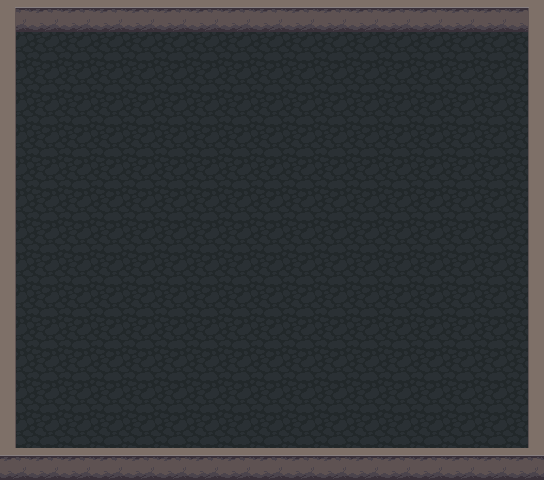

This is a level from a 2D game, rendered from its Tiled map with the project's own tilesets. A one-line summary and the map file follow, with tile-layer data summarised:
An orthogonal 17x15 tile map with 32x32 px tiles, 2 tile layers (Floor, Walls), 4 tilesets and 30 objects.

<map version="1.0" orientation="orthogonal" renderorder="right-down" width="17" height="15" tilewidth="32" tileheight="32">
 <properties>
  <property name="unity:scale" value="0.01" />
  <property name="unity:sortingLayerName" value="Background" />
 </properties>
 <tileset firstgid="1" name="Atlas1" tilewidth="32" tileheight="32">
  <image source="../Spritesheets/base_out_atlas.png" width="1024" height="1024" />
  <tile id="79">
   <objectgroup draworder="index" />
  </tile>
  <tile id="217">
   <objectgroup draworder="index">
    <object x="0" y="0" width="32" height="32" />
   </objectgroup>
  </tile>
  <tile id="218">
   <objectgroup draworder="index">
    <object x="0" y="0" width="32" height="32" />
   </objectgroup>
  </tile>
  <tile id="248">
   <objectgroup draworder="index">
    <object x="0" y="0" width="32" height="32" />
   </objectgroup>
  </tile>
  <tile id="249">
   <objectgroup draworder="index">
    <object x="0" y="0">
     <polygon points="0,0 16,0 16,24 32,24 32,32 0,32" />
    </object>
   </objectgroup>
  </tile>
  <tile id="250">
   <objectgroup draworder="index">
    <object x="0" y="16">
     <polygon points="0,0 16,0 16,-16 32,-16 32,16 0,16" />
    </object>
   </objectgroup>
  </tile>
  <tile id="268">
   <objectgroup draworder="index">
    <object x="0" y="0" width="32" height="32" />
   </objectgroup>
  </tile>
  <tile id="269">
   <objectgroup draworder="index">
    <object x="0" y="0" width="32" height="32" />
   </objectgroup>
  </tile>
  <tile id="270">
   <objectgroup draworder="index">
    <object x="0" y="0" width="32" height="32" />
   </objectgroup>
  </tile>
  <tile id="271">
   <objectgroup draworder="index">
    <object x="8" y="32">
     <polygon points="0,0 24,-24 24,0" />
    </object>
   </objectgroup>
  </tile>
  <tile id="272">
   <objectgroup draworder="index">
    <object x="0" y="16" width="32" height="16" />
   </objectgroup>
  </tile>
  <tile id="273">
   <objectgroup draworder="index">
    <object x="0" y="32">
     <polygon points="0,0 24,0 0,-24" />
    </object>
   </objectgroup>
  </tile>
  <tile id="280">
   <objectgroup draworder="index">
    <object x="16" y="0" width="16" height="32" />
   </objectgroup>
  </tile>
  <tile id="281">
   <objectgroup draworder="index">
    <object x="0" y="0" width="32" height="32" />
   </objectgroup>
  </tile>
  <tile id="282">
   <objectgroup draworder="index">
    <object x="0" y="0" width="16" height="32" />
   </objectgroup>
  </tile>
  <tile id="300">
   <objectgroup draworder="index">
    <object x="0" y="0" width="32" height="32" />
   </objectgroup>
  </tile>
  <tile id="302">
   <objectgroup draworder="index">
    <object x="0" y="0" width="32" height="32" />
   </objectgroup>
  </tile>
  <tile id="303">
   <objectgroup draworder="index">
    <object x="16" y="0" width="16" height="32" />
   </objectgroup>
  </tile>
  <tile id="305">
   <objectgroup draworder="index">
    <object x="0" y="0" width="16" height="32" />
   </objectgroup>
  </tile>
  <tile id="312">
   <objectgroup draworder="index">
    <object x="16" y="0" width="16" height="32" />
   </objectgroup>
  </tile>
  <tile id="313">
   <objectgroup draworder="index">
    <object x="0" y="0" width="32" height="32" />
   </objectgroup>
  </tile>
  <tile id="314">
   <objectgroup draworder="index">
    <object x="0" y="0" width="16" height="32" />
   </objectgroup>
  </tile>
  <tile id="332">
   <objectgroup draworder="index">
    <object x="0" y="0" width="32" height="32" />
   </objectgroup>
  </tile>
  <tile id="333">
   <objectgroup draworder="index">
    <object x="0" y="0" width="32" height="32" />
   </objectgroup>
  </tile>
  <tile id="334">
   <objectgroup draworder="index">
    <object x="0" y="0" width="32" height="32" />
   </objectgroup>
  </tile>
  <tile id="335">
   <objectgroup draworder="index">
    <object x="32" y="0">
     <polygon points="0,0 0,24 -24,0" />
    </object>
   </objectgroup>
  </tile>
  <tile id="336">
   <objectgroup draworder="index">
    <object x="0" y="0" width="32" height="16" />
   </objectgroup>
  </tile>
  <tile id="337">
   <objectgroup draworder="index">
    <object x="0" y="0">
     <polygon points="0,0 0,24 24,0" />
    </object>
   </objectgroup>
  </tile>
  <tile id="344">
   <objectgroup draworder="index">
    <object x="16" y="0" width="16" height="32" />
   </objectgroup>
  </tile>
  <tile id="345">
   <objectgroup draworder="index">
    <object x="0" y="0" width="32" height="32" />
   </objectgroup>
  </tile>
  <tile id="346">
   <objectgroup draworder="index">
    <object x="0" y="0" width="16" height="32" />
   </objectgroup>
  </tile>
  <tile id="993">
   <objectgroup draworder="index" />
  </tile>
 </tileset>
 <tileset firstgid="1025" name="Atlas2" tilewidth="32" tileheight="32">
  <image source="../Spritesheets/build_atlas.png" trans="ffffff" width="1024" height="1024" />
 </tileset>
 <tileset firstgid="2049" name="3" tilewidth="32" tileheight="32">
  <image source="../Spritesheets/obj_misk_atlas.png" trans="ffffff" width="1024" height="1024" />
 </tileset>
 <tileset firstgid="3073" name="4" tilewidth="32" tileheight="32">
  <image source="../Spritesheets/tilea2 (1).png" trans="ffffff" width="450" height="337" />
 </tileset>
 <layer name="Floor" width="17" height="15">
  <data>[255 cells, 243 non-empty, 5 distinct tile ids]</data>
 </layer>
 <objectgroup name="Object Layer 1" />
 <layer name="Walls" width="17" height="15">
  <properties>
   <property name="unity:sortingLayerName" value="Foreground" />
   <property name="unity:sortingOrder" value="0" />
  </properties>
  <data>[255 cells, 60 non-empty, 5 distinct tile ids]</data>
 </layer>
</map>
